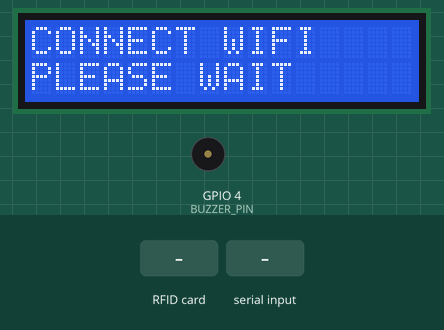
The sketch below on a simulated ESP32. Shown: 16×2 character LCD, buzzer (waves = sounding, pin HIGH). The test bench sets the inputs (shaded band). WiFi joins after 1.5 s; servers stay silent unless stated; uploads are accepted with an empty reply; what the sketch prints to the serial monitor is not drawn.

Above: at 3.6 s.
At 7.6 s:
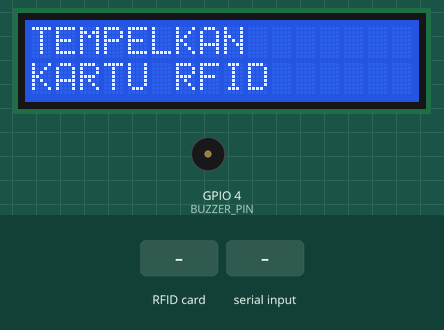
7.7 s: RFID card 5E 7A 19 C4 held to the reader
At 8.7 s:
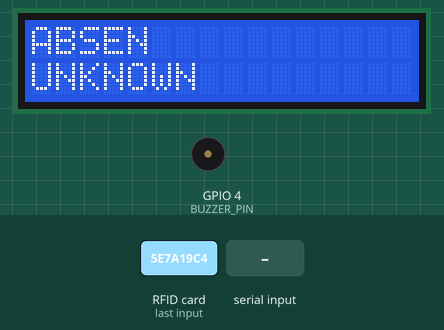
10.7 s: "1" received over Serial
At 11.6 s:
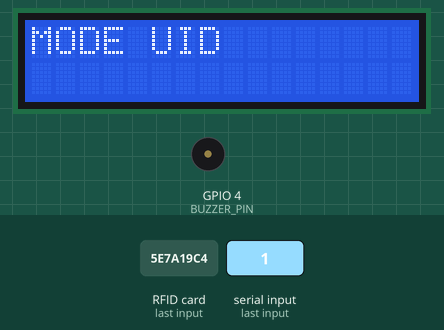
12.3 s: "2" received over Serial
At 13.8 s:
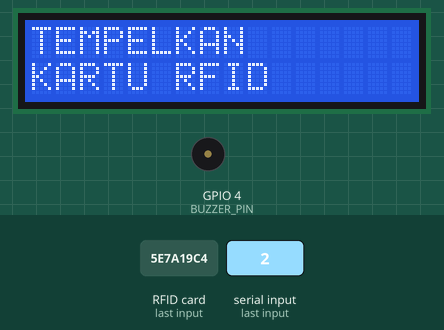
Timing chart, 0 to 15.3 s (numbered marks = the images above; inputs shaded):
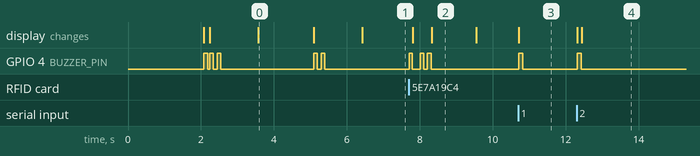

The sketch:

esp32_rfid_attendance.ino
```cpp
/*
 * ESP32 RFID Attendance System
 *
 * Hardware:
 * - ESP32 DevKit
 * - MFRC522 RFID Reader
 * - LCD I2C 16x2 (0x27)
 * - Buzzer
 *
 * Wiring MFRC522 to ESP32:
 * - SDA  -> GPIO 5
 * - SCK  -> GPIO 18
 * - MOSI -> GPIO 23
 * - MISO -> GPIO 19
 * - RST  -> GPIO 27
 * - 3.3V -> 3.3V
 * - GND  -> GND
 *
 * Wiring LCD I2C:
 * - SDA  -> GPIO 21
 * - SCL  -> GPIO 22
 * - VCC  -> 5V
 * - GND  -> GND
 *
 * Wiring Buzzer:
 * - Signal -> GPIO 4
 * - GND    -> GND
 */

#include <ArduinoJson.h>
#include <HTTPClient.h>
#include <LiquidCrystal_I2C.h>
#include <MFRC522.h>
#include <SPI.h>
#include <WiFi.h>
#include <Wire.h>

// ==================== KONFIGURASI ====================
const char *WIFI_SSID = "Redmi4x";
const char *WIFI_PASSWORD = "lopolo9090**";

const char *SERVER_URL = "https://absenulilalbab.com/api/tap";
const char *API_KEY = "Opkzo68p2o1tRZpM4LG1HkKEsFVJikDf";
const char *DEVICE_CODE = "ESP32-GERBANG";

// RFID
#define SS_PIN 5
#define RST_PIN 27

// BUZZER
#define BUZZER_PIN 4
// =====================================================

MFRC522 rfid(SS_PIN, RST_PIN);
LiquidCrystal_I2C lcd(0x27, 16, 2);

// Mode: 1 = Baca UID saja, 2 = Mode Absensi
int currentMode = 2;

// =====================================================
// BUZZER
// =====================================================

void beep(int duration) {

  digitalWrite(BUZZER_PIN, HIGH);

  delay(duration);

  digitalWrite(BUZZER_PIN, LOW);
}

void beepSuccess() {

  beep(100);

  delay(100);

  beep(100);
}

void beepError() { beep(500); }

// =====================================================
// RUNNING TEXT
// =====================================================

void runningText(String text, int row, int speedDelay) {

  String padding = "                ";

  String fullText = padding + text + padding;

  for (int i = 0; i < fullText.length() - 15; i++) {

    lcd.setCursor(0, row);

    lcd.print(fullText.substring(i, i + 16));

    delay(speedDelay);
  }
}

// =====================================================
// AUTO WRAP TEXT
// =====================================================

void printWrapped(String line1, String line2 = "") {

  lcd.clear();

  // BARIS PERTAMA
  lcd.setCursor(0, 0);

  if (line1.length() > 16) {

    lcd.print(line1.substring(0, 16));
  }

  else {

    lcd.print(line1);
  }

  // BARIS KEDUA
  lcd.setCursor(0, 1);

  if (line2.length() > 16) {

    lcd.print(line2.substring(0, 16));
  }

  else {

    lcd.print(line2);
  }
}

// =====================================================
// GET UID
// =====================================================

String getUID() {

  String uid = "";

  for (byte i = 0; i < rfid.uid.size; i++) {

    uid += (rfid.uid.uidByte[i] < 0x10 ? "0" : "");

    uid += String(rfid.uid.uidByte[i], HEX);
  }

  uid.toUpperCase();

  return uid;
}

// =====================================================
// WIFI
// =====================================================

void connectWiFi() {

  Serial.print(F("Menghubungkan WiFi..."));

  printWrapped("CONNECT WIFI", "PLEASE WAIT");

  WiFi.mode(WIFI_STA);

  WiFi.begin(WIFI_SSID, WIFI_PASSWORD);

  int attempts = 0;

  while (WiFi.status() != WL_CONNECTED && attempts < 20) {

    delay(500);

    Serial.print(".");

    attempts++;
  }

  if (WiFi.status() == WL_CONNECTED) {

    Serial.println(F("\n✅ WIFI CONNECTED"));

    printWrapped("WIFI CONNECTED");

    beepSuccess();

    delay(1000);
  }

  else {

    Serial.println(F("\n❌ WIFI FAILED"));

    printWrapped("WIFI FAILED");

    beepError();

    delay(1000);
  }
}

// =====================================================
// SETUP
// =====================================================

void setup() {

  Serial.begin(115200);

  delay(2000);

  // BUZZER
  pinMode(BUZZER_PIN, OUTPUT);

  digitalWrite(BUZZER_PIN, LOW);

  // LCD
  Wire.begin(21, 22);

  lcd.init();

  lcd.backlight();

  printWrapped("DIAGNOSTIK...");

  beep(100);

  // RFID
  SPI.begin();

  rfid.PCD_Init();

  // RFID CHECK
  Serial.println(F("\n--- DIAGNOSTIK RFID ---"));

  byte v = rfid.PCD_ReadRegister(rfid.VersionReg);

  Serial.print(F("Firmware RFID: 0x"));

  Serial.println(v, HEX);

  if (v == 0x00 || v == 0xFF) {

    Serial.println(F("❌ RFID ERROR"));

    printWrapped("RFID ERROR", "CEK KABEL");

    beepError();

    while (true) {

      delay(1000);
    }
  }

  else {

    Serial.println(F("✅ RFID READY"));

    printWrapped("RFID READY");

    beepSuccess();

    delay(1000);
  }

  // LANGSUNG MODE ABSENSI
  Serial.println(F("\n>> MODE PRESENSI (AUTO)"));
  Serial.println(F(">> Ketik '1' di Serial untuk mode baca UID"));
  Serial.println(F(">> Ketik '2' untuk kembali ke mode absensi\n"));

  connectWiFi();

  printWrapped("TEMPELKAN", "KARTU RFID");
}

// =====================================================
// LOOP
// =====================================================

void loop() {

  // CEK SERIAL UNTUK GANTI MODE (MAINTENANCE)
  if (Serial.available() > 0) {

    char input = Serial.read();

    if (input == '1') {

      currentMode = 1;

      printWrapped("MODE UID");

      beep(100);

      Serial.println(F(">> MODE UID (ketik '2' untuk kembali)"));
    }

    else if (input == '2') {

      currentMode = 2;

      printWrapped("MODE PRESENSI");

      beep(100);

      if (WiFi.status() != WL_CONNECTED) {

        connectWiFi();
      }

      printWrapped("TEMPELKAN", "KARTU RFID");

      Serial.println(F(">> MODE PRESENSI"));
    }
  }

  // CEK KARTU
  if (!rfid.PICC_IsNewCardPresent() || !rfid.PICC_ReadCardSerial()) {

    return;
  }

  String uid = getUID();

  beep(80);

  // ================= TEST UID =================

  if (currentMode == 1) {

    Serial.println("UID: " + uid);

    printWrapped("UID", uid);

    delay(2000);

    printWrapped("MODE UID");
  }

  // ================= PRESENSI =================

  else if (currentMode == 2) {

    printWrapped("SCANNING...", uid);

    sendToServer(uid);
  }

  rfid.PICC_HaltA();

  rfid.PCD_StopCrypto1();
}

// =====================================================
// SEND TO SERVER
// =====================================================

void sendToServer(String uid) {

  if (WiFi.status() != WL_CONNECTED) {

    connectWiFi();
  }

  HTTPClient http;

  http.begin(SERVER_URL);

  http.addHeader("Content-Type", "application/json");

  http.addHeader("Accept", "application/json");

  StaticJsonDocument<512> doc;

  doc["device_code"] = DEVICE_CODE;
  doc["rfid_uid"] = uid;
  doc["api_key"] = API_KEY;

  String payload;

  serializeJson(doc, payload);

  int httpCode = http.POST(payload);

  String response = http.getString();

  Serial.printf("Response [%d]: %s\n", httpCode, response.c_str());

  // ================= JSON =================

  StaticJsonDocument<512> responseDoc;

  deserializeJson(responseDoc, response);

  String nama = responseDoc["nama"] | "UNKNOWN";

  String pesan = responseDoc["pesan"] | "ABSEN";

  // ================= BERHASIL =================

  if (httpCode == 200 || httpCode == 201) {

    beepSuccess();

    lcd.clear();

    // BARIS PERTAMA
    lcd.setCursor(0, 0);

    lcd.print(pesan);

    // BARIS KEDUA
    if (nama.length() <= 16) {

      lcd.setCursor(0, 1);

      lcd.print(nama);

      delay(1200);
    }

    else {

      runningText(nama, 1, 100);
    }
  }

  // ================= ERROR CUSTOM =================

  else if (httpCode == 404 || httpCode == 429) {

    beepError();

    printWrapped(pesan, nama);

    delay(1800);
  }

  // ================= ERROR UMUM =================

  else {

    beepError();

    printWrapped("GAGAL", "CODE: " + String(httpCode));

    delay(1500);
  }

  // ================= READY =================

  printWrapped("TEMPELKAN", "KARTU RFID");

  http.end();
}
```

Measured:
- after the input at 7.7 s, GPIO 4 (BUZZER_PIN): goes HIGH 0.08 s, LOW 0.22 s, HIGH 0.10 s, LOW 0.10 s, HIGH 0.10 s, then LOW, starting at once; the display: first changes after 0.11 s (image 2 shows a later state)
- after the input at 10.7 s, GPIO 4 (BUZZER_PIN): LOW → HIGH at once, → LOW 0.10 s later; the display: changes at once (image 3)
- after the input at 12.3 s, GPIO 4 (BUZZER_PIN): LOW → HIGH at once, → LOW 0.10 s later; the display: first changes at once (image 4 shows a later state)
- what the display in image 0 shows lasts 1.5 s, from 3.6 s to 5.1 s
- what the display in image 2 shows lasts 1.2 s, from 8.3 s to 9.5 s
